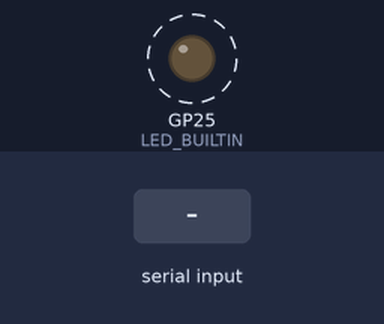
Simulated run of this program. Board: Raspberry Pi Pico. Shown: output pins drawn as LEDs (lit = HIGH). Dashed ring = blinking. The test bench sets the inputs (shaded band). What the program prints to the serial monitor is not drawn.

Above: at 1.2 s.
1.3 s: "VOL:1\n" received over Serial
4.3 s: "VOL:1\n" received over the second serial link
7.3 s: "src \n" received over Serial
10.3 s: "vol \n" received over the second serial link
13.3 s: "vol \n" received over Serial
16.3 s: "VOL \n" received over the second serial link
Timing chart, 0 to 20.3 s (numbered marks = the images above; inputs shaded):
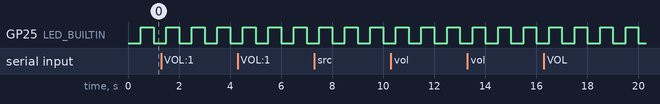

The program:

main.cpp
```cpp
/*
// Arduino-Pico core for RP2040
// https://arduino-pico.readthedocs.io/en/latest/
*/


#include <Arduino.h>
#include "ArylicUART.h"

//#define DEBUG 0
#define DEBUG 1

 /*
 * Serial is the USB serial port
 * The RP2040 provides two hardware-based UARTS with configurable pin selection.
 * Serial1 is UART0 --> KNX
 * Serial2 is UART1 --> frei
 */
 #define ArylicUARTPORT Serial2 // Serial2 = UART1 //auto& ArylicUART = Serial1; //das geht auch als Namensgeber
 //#define ARYLIC_TX_PIN 6 // UART1 TX mit Amp RX verbinden //GP4
 //#define ARYLIC_RX_PIN 7 // UART1 RX mit Amp TX verbinden //GP5
#define ARYLIC_TX_PIN		11 // UART1 TX mit Amp RX verbinden //GP8
#define ARYLIC_RX_PIN	    12 // UART1 RX mit Amp TX verbinden //GP9

// ArylicUART arylic(ArylicUARTPORT, ARYLIC_TX_PIN, ARYLIC_RX_PIN);
ArylicUART arylic(ArylicUARTPORT);
String userInput;

void parseUserCommand(const String &line)
{
    if (line.startsWith("vol ") ||line.startsWith("VOL "))
    {
        int vol = line.substring(4).toInt();
        arylic.setVolume(vol);
    }
    else if (line.startsWith("src ") || line.startsWith("SRC ") )
    {
        String source = "";
        int src = line.substring(4).toInt();
        if (src == 1)
        {
            source = "NET";
        }
        else if (src == 2)
        {
            source = "BT"; 	 //       bluetooth
        }
        else if (src == 3)
        {
            source = "USBDAC"; 	 //       USB DAC
        }
        arylic.setSource(source);
    }
    else
    {
        Serial.println("[INFO] Unbekannter Befehl. Nutze: 'vol <0-100>' oder 'src <id>'");
    }
}

void setup()
{
    Serial.begin(115200);
    Serial.println("Serial0 Startet...");

    pinMode(LED_BUILTIN, OUTPUT);
  //  UART-Verbindung zum AMP initialisieren
    arylic.begin(115200, ARYLIC_TX_PIN, ARYLIC_RX_PIN); //PIN Zuordnung funktioniert noch nich! FIXME
}

unsigned long lastHeartbeat = 0;
const unsigned long heartbeatInterval = 10000;

void loop()
{
#if DEBUG
  digitalWrite(LED_BUILTIN, millis() % 1000 > 500); // blinking LED 500ms an, 500ms aus Lifesign

    if (millis() - lastHeartbeat >= heartbeatInterval)
    {
      //Serial.println("lebt: gebe ein: 'vol <0-100>' oder 'src <id>'");
      lastHeartbeat = millis();
      arylic.sendRawCommandToArylic("SRC;");
      arylic.sendRawCommandToArylic("VOL;");
    }
#endif

#if DEBUG
// Benutzereingabe lesen
if (Serial.available()) {
  char c = Serial.read();
  if (c == '\n' || c == '\r') {
      if (userInput.length() > 0) {
          parseUserCommand(userInput);
          userInput = "";
      }
  } else {
      userInput += c;
  }
}
#endif
  // Arylic-Daten verarbeiten
   arylic.loop();
}
```

ArylicUART.cpp
```cpp
/*
  # Arylic's UART API developer documentation
  # https://developer.arylic.com/uartapi/#uart-api

# Basic Rules
   * messages are defined in 3 characters, and will use : to seperate the different part.
   * messages sent over UART need to be terminated with ;
   * messages might be received without query when state changed.
   * Content between {} is variable name, you need to replace with the real content, and {} itself is not meant to be sent.
   * Content between [] means optional, and [] itself is not meant to be sent.
   * normally, messages sent by host without param means to query current state or direct control
   * messages sent with param means to control or change state.
   * messages received normally with param indicating current state.
*/

#include "ArylicUART.h"

#define DEBUG 1 // auskommentieren wenn nicht benötigt

ArylicUART::ArylicUART(SerialUART &serial)
    : _serial(serial) {}

void ArylicUART::begin(unsigned long baud, int txPin, int rxPin)
{
    // Pins direkt vor begin() setzen // FIXME TODO funktioniert noch nicht!!!
    //_serial.setPinout(txPin, rxPin);
    _serial.begin(baud);
    // _serial.setTX(txPin);
    // _serial.setRX(rxPin);

    // delay(100); // Kurze Verzögerung, damit sich die Verbindung stabilisiert
}

void ArylicUART::sendRawCommandToArylic(const String &command)
{
    _serial.flush(); // Wartet, bis die Übertragung der ausgehenden seriellen Daten abgeschlossen ist.
    _serial.print(command+"\r\n");
#if DEBUG
    Serial.print("[SEND] ");
    Serial.println(command);
#endif
}

void ArylicUART::setLoopShuffleMode(const String &loopmode) // LPM[:{loopmode}]   set/get loop and shuffle mode, available in network playback.
{
    /*
    {loopmode} 	    description
    REPEATALL 	    repeat all in playlist
    REPEATONE 	    repeat track
    REPEATSHUFFLE 	repeat all and shuffle
    SHUFFLE 	    shuffle and stop when all tracks played
    SEQUENCE 	    stop when reach end of playlist
    */
    sendRawCommandToArylic("LPM:" + loopmode);
}

void ArylicUART::playPause() // POP play or pause, available in network playback and bluetooth
{
    sendRawCommandToArylic("POP");
}

void ArylicUART::stop() // STP stop, available only in network playback
{
    sendRawCommandToArylic("STP");
}

void ArylicUART::next() // NXT next track, available in network playback and bluetooth
{
    sendRawCommandToArylic("NXT");
}

void ArylicUART::previous() // PRE previous track, available in network playback and bluetooth
{
    sendRawCommandToArylic("PRE");
}

void ArylicUART::playPreset(int presetNum) // start to play preset playlist
{
    sendRawCommandToArylic("VOL:" + String(presetNum));
}

void ArylicUART::setVolume(int volume)
{
    volume = constrain(volume, 0, 100);
    sendRawCommandToArylic("VOL:" + String(volume));
}

void ArylicUART::setSource(const String &source) // SRC
{
    sendRawCommandToArylic("SRC:" + source);

}

void ArylicUART::setMute(int onoff)
{
    sendRawCommandToArylic("MUT:" + String(onoff));
}

void ArylicUART::loop()
{
    handleIncomingData();
}

void ArylicUART::handleIncomingData(void)
{
    // UART-Daten lesen
    if (_serial.available() > 0)
    {
        String receivedData = _serial.readStringUntil('\n');
        receivedData.trim(); // Entfernt alle führenden und nachfolgenden Leerzeichen aus der aktuellen Zeichenfolge.
#if DEBUG
        Serial.println("Empfangen: " + receivedData);
#endif
        int separatorIndex = receivedData.indexOf(':');
        if (separatorIndex > 0 && separatorIndex < receivedData.length() - 1)
        {
            String commandType = receivedData.substring(0, separatorIndex);
            String commandValue = receivedData.substring(separatorIndex + 1);

            // Daten auswerten
            if (commandType == "VOL")
            {
                currentVolume = commandValue.toInt();
#if DEBUG
                Serial.print("[INFO] Lautstärke aktualisiert: ");
                Serial.println(currentVolume);
#endif
            }
            else if (commandType == "SRC")
            {
                currentSource = commandValue;
#if DEBUG
                Serial.print("[INFO] Quelle aktualisiert: ");
                Serial.println(currentSource);
#endif
            }
            else if (commandType == "MUT")
            {
                muteMode = (bool)commandValue.toInt();
#if DEBUG
                Serial.print("[INFO] Mute Status: ");
                Serial.println(muteMode);
#endif
            }
            else
            {
                // Erweiterungen
            }
        }
    }
}
```

ArylicUART.h
```cpp
#pragma once
#include <Arduino.h>

class ArylicUART {
public:
    // Konstruktor: Übergibt die HardwareSerial-Instanz
    ArylicUART(SerialUART &serial);

    // Initialisierung der UART-Verbindung mit TX/RX Pins und Baudrate
    void begin(unsigned long baud, int txPin, int rxPin);

    // Methoden zum Senden von Befehlen und zum Steuern
    void sendRawCommandToArylic(const String& command);

    /*Playback*/
    void setSource(const String& source); // SRC
    /*
    {source} 	description
    NET 	    network
    BT 	        bluetooth
    USBDAC 	    USB DAC
    LINE-IN 	line-in
    OPT 	    Optical
    COAX 	    Coaxial
    LINE-IN2 	extra line-in
    OPT2 	    extra Optical
    COAX2 	    extra Coaxial
    HDMI 	    HDMI ARC
    */

    void playPause(); //POP play or pause, available in network playback and bluetooth
    void stop(); //STP stop, available only in network playback
    void next(); //NXT next track, available in network playback and bluetooth
    void previous(); //PRE previous track, available in network playback and bluetooth
    void playPreset(int presetNum); //start to play preset playlist
    void setLoopShuffleMode(const String& loopmode); //LPM[:{loopmode}]   set/get loop and shuffle mode, available in network playback.
    /*
    {loopmode} 	    description
    REPEATALL 	    repeat all in playlist
    REPEATONE 	    repeat track
    REPEATSHUFFLE 	repeat all and shuffle
    SHUFFLE 	    shuffle and stop when all tracks played
    SEQUENCE 	    stop when reach end of playlist
    */

    void setVolume(int volume);
    void setMute(int onoff);

    // Hauptloop zur Verarbeitung von eingehenden Daten
    void loop();

    // Öffentliche Variablen für Lautstärke und Quelle
    int currentVolume = -1;
    String currentSource = "initValue";
    bool muteMode = false;  // Speichert den MUTE-Zustand


private:
    // Private Methode zur Verarbeitung von empfangenen Zeilen
    void handleIncomingData(void);

    // Interne Variablen
    SerialUART& _serial;
    String _recvBuffer;
};
```

Measured:
- by itself, GP25 (LED_BUILTIN): alternates HIGH for 0.50 s and LOW for 0.50 s
